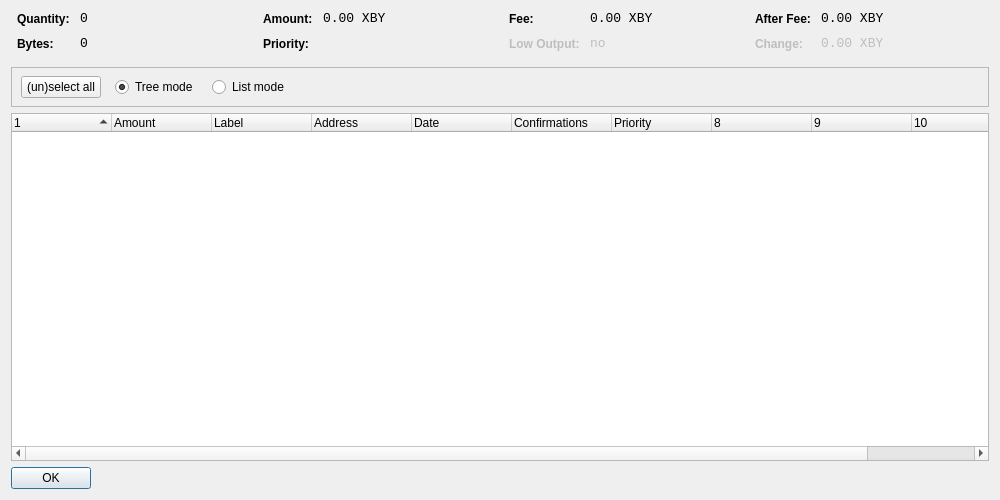
<?xml version="1.0" encoding="UTF-8"?>
<ui version="4.0">
 <class>CoinControlDialog</class>
 <widget class="QDialog" name="CoinControlDialog">
  <property name="geometry">
   <rect>
    <x>0</x>
    <y>0</y>
    <width>1000</width>
    <height>500</height>
   </rect>
  </property>
  <property name="windowTitle">
   <string>Coin Control</string>
  </property>
  <layout class="QVBoxLayout" name="verticalLayout">
   <item>
    <layout class="QHBoxLayout" name="horizontalLayoutTop" stretch="0,0,0,0">
     <property name="topMargin">
      <number>0</number>
     </property>
     <property name="bottomMargin">
      <number>10</number>
     </property>
     <item>
      <layout class="QFormLayout" name="formLayoutCoinControl1">
       <property name="horizontalSpacing">
        <number>10</number>
       </property>
       <property name="verticalSpacing">
        <number>10</number>
       </property>
       <property name="leftMargin">
        <number>6</number>
       </property>
       <property name="rightMargin">
        <number>6</number>
       </property>
       <item row="0" column="0">
        <widget class="QLabel" name="labelCoinControlQuantityText">
         <property name="styleSheet">
          <string notr="true">font-weight:bold;</string>
         </property>
         <property name="text">
          <string>Quantity:</string>
         </property>
        </widget>
       </item>
       <item row="0" column="1">
        <widget class="QLabel" name="labelCoinControlQuantity">
         <property name="font">
          <font>
           <family>Monospace</family>
           <pointsize>10</pointsize>
          </font>
         </property>
         <property name="cursor">
          <cursorShape>IBeamCursor</cursorShape>
         </property>
         <property name="contextMenuPolicy">
          <enum>Qt::ActionsContextMenu</enum>
         </property>
         <property name="text">
          <string notr="true">0</string>
         </property>
         <property name="textInteractionFlags">
          <set>Qt::LinksAccessibleByMouse|Qt::TextSelectableByKeyboard|Qt::TextSelectableByMouse</set>
         </property>
        </widget>
       </item>
       <item row="1" column="0">
        <widget class="QLabel" name="labelCoinControlBytesText">
         <property name="styleSheet">
          <string notr="true">font-weight:bold;</string>
         </property>
         <property name="text">
          <string>Bytes:</string>
         </property>
        </widget>
       </item>
       <item row="1" column="1">
        <widget class="QLabel" name="labelCoinControlBytes">
         <property name="font">
          <font>
           <family>Monospace</family>
           <pointsize>10</pointsize>
          </font>
         </property>
         <property name="cursor">
          <cursorShape>IBeamCursor</cursorShape>
         </property>
         <property name="contextMenuPolicy">
          <enum>Qt::ActionsContextMenu</enum>
         </property>
         <property name="text">
          <string notr="true">0</string>
         </property>
         <property name="textInteractionFlags">
          <set>Qt::LinksAccessibleByMouse|Qt::TextSelectableByKeyboard|Qt::TextSelectableByMouse</set>
         </property>
        </widget>
       </item>
      </layout>
     </item>
     <item>
      <layout class="QFormLayout" name="formLayoutCoinControl2">
       <property name="horizontalSpacing">
        <number>10</number>
       </property>
       <property name="verticalSpacing">
        <number>10</number>
       </property>
       <property name="leftMargin">
        <number>6</number>
       </property>
       <property name="rightMargin">
        <number>6</number>
       </property>
       <item row="0" column="0">
        <widget class="QLabel" name="labelCoinControlAmountText">
         <property name="styleSheet">
          <string notr="true">font-weight:bold;</string>
         </property>
         <property name="text">
          <string>Amount:</string>
         </property>
        </widget>
       </item>
       <item row="0" column="1">
        <widget class="QLabel" name="labelCoinControlAmount">
         <property name="font">
          <font>
           <family>Monospace</family>
           <pointsize>10</pointsize>
          </font>
         </property>
         <property name="cursor">
          <cursorShape>IBeamCursor</cursorShape>
         </property>
         <property name="contextMenuPolicy">
          <enum>Qt::ActionsContextMenu</enum>
         </property>
         <property name="text">
          <string notr="true">0.00 XBY</string>
         </property>
         <property name="textInteractionFlags">
          <set>Qt::LinksAccessibleByMouse|Qt::TextSelectableByKeyboard|Qt::TextSelectableByMouse</set>
         </property>
        </widget>
       </item>
       <item row="1" column="0">
        <widget class="QLabel" name="labelCoinControlPriorityText">
         <property name="styleSheet">
          <string notr="true">font-weight:bold;</string>
         </property>
         <property name="text">
          <string>Priority:</string>
         </property>
        </widget>
       </item>
       <item row="1" column="1">
        <widget class="QLabel" name="labelCoinControlPriority">
         <property name="font">
          <font>
           <family>Monospace</family>
           <pointsize>10</pointsize>
          </font>
         </property>
         <property name="cursor">
          <cursorShape>IBeamCursor</cursorShape>
         </property>
         <property name="contextMenuPolicy">
          <enum>Qt::ActionsContextMenu</enum>
         </property>
         <property name="text">
          <string/>
         </property>
         <property name="textInteractionFlags">
          <set>Qt::LinksAccessibleByMouse|Qt::TextSelectableByKeyboard|Qt::TextSelectableByMouse</set>
         </property>
        </widget>
       </item>
      </layout>
     </item>
     <item>
      <layout class="QFormLayout" name="formLayoutCoinControl3">
       <property name="horizontalSpacing">
        <number>10</number>
       </property>
       <property name="verticalSpacing">
        <number>10</number>
       </property>
       <property name="leftMargin">
        <number>6</number>
       </property>
       <property name="rightMargin">
        <number>6</number>
       </property>
       <item row="0" column="0">
        <widget class="QLabel" name="labelCoinControlFeeText">
         <property name="styleSheet">
          <string notr="true">font-weight:bold;</string>
         </property>
         <property name="text">
          <string>Fee:</string>
         </property>
        </widget>
       </item>
       <item row="0" column="1">
        <widget class="QLabel" name="labelCoinControlFee">
         <property name="font">
          <font>
           <family>Monospace</family>
           <pointsize>10</pointsize>
          </font>
         </property>
         <property name="cursor">
          <cursorShape>IBeamCursor</cursorShape>
         </property>
         <property name="contextMenuPolicy">
          <enum>Qt::ActionsContextMenu</enum>
         </property>
         <property name="text">
          <string notr="true">0.00 XBY</string>
         </property>
         <property name="textInteractionFlags">
          <set>Qt::LinksAccessibleByMouse|Qt::TextSelectableByKeyboard|Qt::TextSelectableByMouse</set>
         </property>
        </widget>
       </item>
       <item row="1" column="0">
        <widget class="QLabel" name="labelCoinControlLowOutputText">
         <property name="enabled">
          <bool>false</bool>
         </property>
         <property name="styleSheet">
          <string notr="true">font-weight:bold;</string>
         </property>
         <property name="text">
          <string>Low Output:</string>
         </property>
        </widget>
       </item>
       <item row="1" column="1">
        <widget class="QLabel" name="labelCoinControlLowOutput">
         <property name="enabled">
          <bool>false</bool>
         </property>
         <property name="font">
          <font>
           <family>Monospace</family>
           <pointsize>10</pointsize>
          </font>
         </property>
         <property name="cursor">
          <cursorShape>IBeamCursor</cursorShape>
         </property>
         <property name="contextMenuPolicy">
          <enum>Qt::ActionsContextMenu</enum>
         </property>
         <property name="text">
          <string notr="true">no</string>
         </property>
         <property name="textInteractionFlags">
          <set>Qt::LinksAccessibleByMouse|Qt::TextSelectableByKeyboard|Qt::TextSelectableByMouse</set>
         </property>
        </widget>
       </item>
      </layout>
     </item>
     <item>
      <layout class="QFormLayout" name="formLayoutCoinControl4">
       <property name="horizontalSpacing">
        <number>10</number>
       </property>
       <property name="verticalSpacing">
        <number>10</number>
       </property>
       <property name="leftMargin">
        <number>6</number>
       </property>
       <property name="rightMargin">
        <number>6</number>
       </property>
       <item row="0" column="0">
        <widget class="QLabel" name="labelCoinControlAfterFeeText">
         <property name="styleSheet">
          <string notr="true">font-weight:bold;</string>
         </property>
         <property name="text">
          <string>After Fee:</string>
         </property>
        </widget>
       </item>
       <item row="0" column="1">
        <widget class="QLabel" name="labelCoinControlAfterFee">
         <property name="font">
          <font>
           <family>Monospace</family>
           <pointsize>10</pointsize>
          </font>
         </property>
         <property name="cursor">
          <cursorShape>IBeamCursor</cursorShape>
         </property>
         <property name="contextMenuPolicy">
          <enum>Qt::ActionsContextMenu</enum>
         </property>
         <property name="text">
          <string notr="true">0.00 XBY</string>
         </property>
         <property name="textInteractionFlags">
          <set>Qt::LinksAccessibleByMouse|Qt::TextSelectableByKeyboard|Qt::TextSelectableByMouse</set>
         </property>
        </widget>
       </item>
       <item row="1" column="0">
        <widget class="QLabel" name="labelCoinControlChangeText">
         <property name="enabled">
          <bool>false</bool>
         </property>
         <property name="styleSheet">
          <string notr="true">font-weight:bold;</string>
         </property>
         <property name="text">
          <string>Change:</string>
         </property>
        </widget>
       </item>
       <item row="1" column="1">
        <widget class="QLabel" name="labelCoinControlChange">
         <property name="enabled">
          <bool>false</bool>
         </property>
         <property name="font">
          <font>
           <family>Monospace</family>
           <pointsize>10</pointsize>
          </font>
         </property>
         <property name="cursor">
          <cursorShape>IBeamCursor</cursorShape>
         </property>
         <property name="contextMenuPolicy">
          <enum>Qt::ActionsContextMenu</enum>
         </property>
         <property name="text">
          <string notr="true">0.00 XBY</string>
         </property>
         <property name="textInteractionFlags">
          <set>Qt::LinksAccessibleByMouse|Qt::TextSelectableByKeyboard|Qt::TextSelectableByMouse</set>
         </property>
        </widget>
       </item>
      </layout>
     </item>
    </layout>
   </item>
   <item>
    <widget class="QFrame" name="frame">
     <property name="minimumSize">
      <size>
       <width>0</width>
       <height>40</height>
      </size>
     </property>
     <property name="frameShape">
      <enum>QFrame::StyledPanel</enum>
     </property>
     <property name="frameShadow">
      <enum>QFrame::Sunken</enum>
     </property>
     <widget class="QWidget" name="horizontalLayoutWidget">
      <property name="geometry">
       <rect>
        <x>10</x>
        <y>0</y>
        <width>781</width>
        <height>41</height>
       </rect>
      </property>
      <layout class="QHBoxLayout" name="horizontalLayoutPanel" stretch="0,0,0,0,0">
       <property name="spacing">
        <number>14</number>
       </property>
       <item>
        <widget class="QPushButton" name="pushButtonSelectAll">
         <property name="sizePolicy">
          <sizepolicy hsizetype="Maximum" vsizetype="Fixed">
           <horstretch>0</horstretch>
           <verstretch>0</verstretch>
          </sizepolicy>
         </property>
         <property name="text">
          <string>(un)select all</string>
         </property>
        </widget>
       </item>
       <item>
        <widget class="QRadioButton" name="radioTreeMode">
         <property name="sizePolicy">
          <sizepolicy hsizetype="Maximum" vsizetype="Fixed">
           <horstretch>0</horstretch>
           <verstretch>0</verstretch>
          </sizepolicy>
         </property>
         <property name="text">
          <string>Tree mode</string>
         </property>
         <property name="checked">
          <bool>true</bool>
         </property>
        </widget>
       </item>
       <item>
        <widget class="QRadioButton" name="radioListMode">
         <property name="sizePolicy">
          <sizepolicy hsizetype="Maximum" vsizetype="Fixed">
           <horstretch>0</horstretch>
           <verstretch>0</verstretch>
          </sizepolicy>
         </property>
         <property name="text">
          <string>List mode</string>
         </property>
        </widget>
       </item>
       <item>
        <spacer name="horizontalSpacer">
         <property name="orientation">
          <enum>Qt::Horizontal</enum>
         </property>
         <property name="sizeHint" stdset="0">
          <size>
           <width>40</width>
           <height>20</height>
          </size>
         </property>
        </spacer>
       </item>
      </layout>
     </widget>
    </widget>
   </item>
   <item>
    <widget class="CoinControlTreeWidget" name="treeWidget">
     <property name="contextMenuPolicy">
      <enum>Qt::CustomContextMenu</enum>
     </property>
     <property name="sortingEnabled">
      <bool>false</bool>
     </property>
     <property name="columnCount">
      <number>11</number>
     </property>
     <attribute name="headerShowSortIndicator" stdset="0">
      <bool>true</bool>
     </attribute>
     <attribute name="headerStretchLastSection">
      <bool>false</bool>
     </attribute>
     <column>
      <property name="text">
       <string/>
      </property>
     </column>
     <column>
      <property name="text">
       <string>Amount</string>
      </property>
     </column>
     <column>
      <property name="text">
       <string>Label</string>
      </property>
     </column>
     <column>
      <property name="text">
       <string>Address</string>
      </property>
     </column>
     <column>
      <property name="text">
       <string>Date</string>
      </property>
     </column>
     <column>
      <property name="text">
       <string>Confirmations</string>
      </property>
      <property name="toolTip">
       <string>Confirmed</string>
      </property>
     </column>
     <column>
      <property name="text">
       <string>Priority</string>
      </property>
     </column>
     <column>
      <property name="text">
       <string/>
      </property>
     </column>
     <column>
      <property name="text">
       <string/>
      </property>
     </column>
     <column>
      <property name="text">
       <string/>
      </property>
     </column>
     <column>
      <property name="text">
       <string/>
      </property>
     </column>
    </widget>
   </item>
   <item>
    <widget class="QDialogButtonBox" name="buttonBox">
     <property name="sizePolicy">
      <sizepolicy hsizetype="Maximum" vsizetype="Fixed">
       <horstretch>0</horstretch>
       <verstretch>0</verstretch>
      </sizepolicy>
     </property>
     <property name="orientation">
      <enum>Qt::Horizontal</enum>
     </property>
     <property name="standardButtons">
      <set>QDialogButtonBox::Ok</set>
     </property>
    </widget>
   </item>
  </layout>
 </widget>
 <customwidgets>
  <customwidget>
   <class>CoinControlTreeWidget</class>
   <extends>QTreeWidget</extends>
   <header>coincontroltreewidget.h</header>
  </customwidget>
 </customwidgets>
 <resources/>
 <connections/>
</ui>
